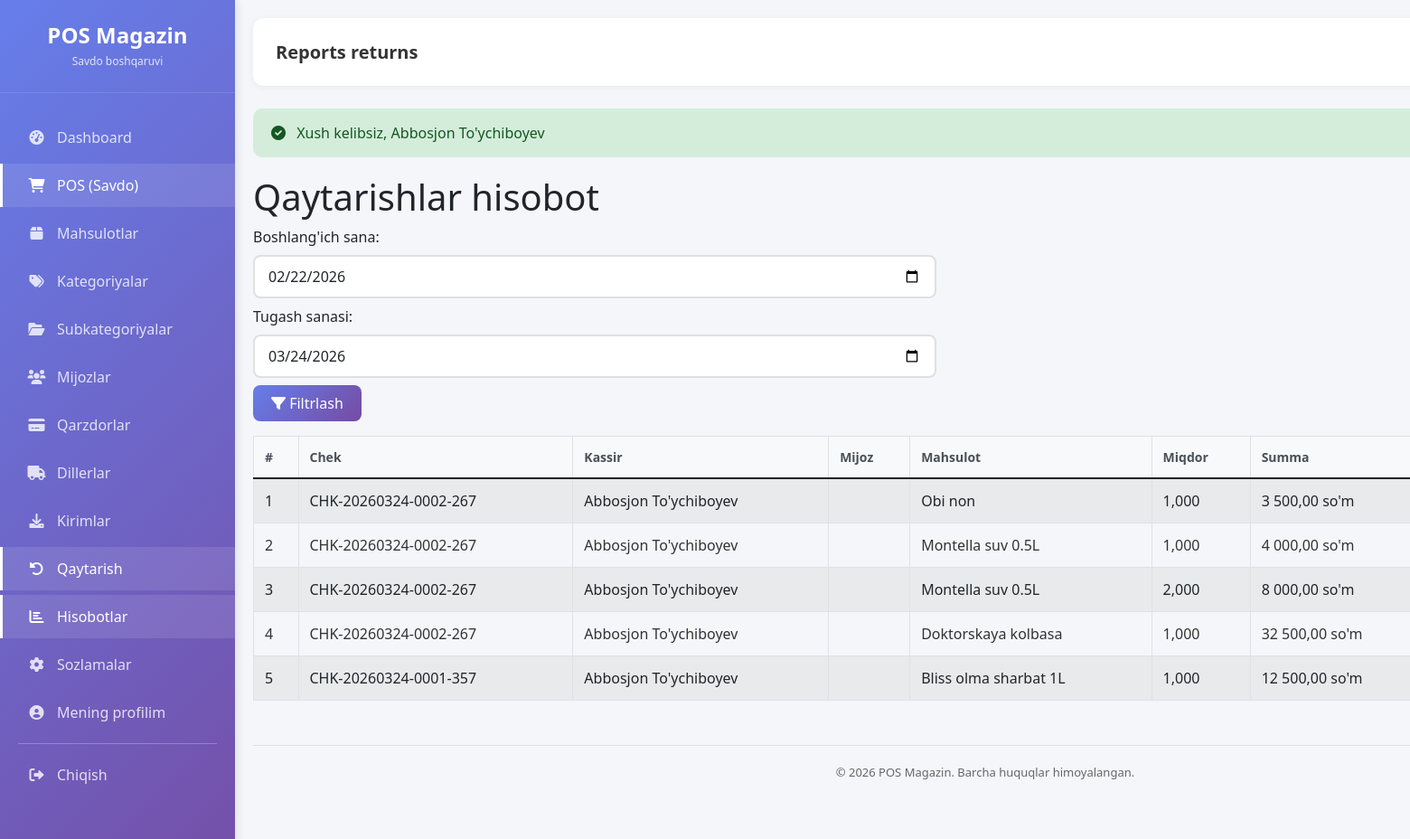
The page /reports/returns (signed in) on the database as committed earlier.
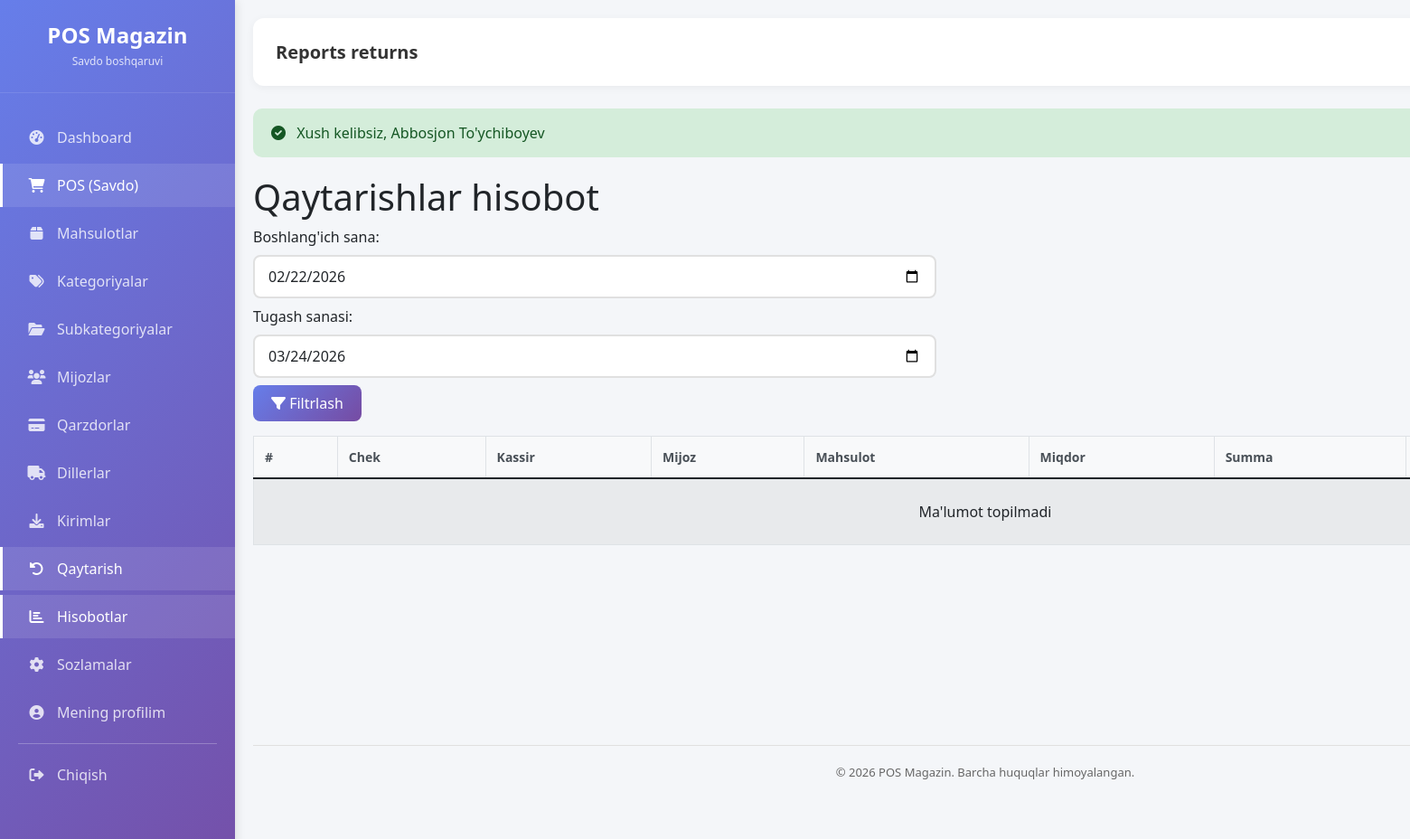
The same page on the database as committed later.
### tables this page shows
CREATE TABLE `qaytarishlar` (
  `id` int(20) UNSIGNED NOT NULL,
  `savdo_id` int(20) UNSIGNED NOT NULL COMMENT 'Asosiy savdo (chek) ID si',
  `savdo_tarkibi_id` int(20) UNSIGNED DEFAULT NULL COMMENT 'Savdo tarkibidagi aniq qator ID si (agar kerak bo‘lsa)',
  `mahsulot_id` int(20) UNSIGNED NOT NULL COMMENT 'Qaytarilgan mahsulot ID si',
  `miqdor` int(11) NOT NULL COMMENT 'Qaytarilgan miqdor',
  `summa` decimal(12,2) NOT NULL COMMENT 'Qaytarilgan summa',
  `sabab` varchar(255) DEFAULT NULL COMMENT 'Qaytarish sababi',
  `foydalanuvchi_id` int(20) UNSIGNED NOT NULL COMMENT 'Qaytarishni amalga oshirgan kassir ID si',
  `qaytarilgan_vaqt` timestamp NULL DEFAULT current_timestamp() COMMENT 'Qaytarish vaqti'
);

CREATE TABLE `savdolar` (
  `id` int(20) UNSIGNED NOT NULL,
  `chek_raqami` varchar(50) NOT NULL,
  `kassir_id` bigint(20) UNSIGNED NOT NULL,
  `kassa_smena_id` bigint(20) UNSIGNED DEFAULT NULL,
  `mijoz_id` bigint(20) UNSIGNED DEFAULT NULL,
  `tolov_usuli` enum('NAQD','KARTA','OTKAZMA','ARALASH') NOT NULL DEFAULT 'NAQD',
  `tolov_holati` enum('TOLANGAN','QISMAN','NASIYA') NOT NULL DEFAULT 'TOLANGAN',
  `umumiy_summa` decimal(12,2) NOT NULL DEFAULT 0.00,
  `chegirma_summa` decimal(12,2) NOT NULL DEFAULT 0.00,
  `yakuniy_summa` decimal(12,2) NOT NULL DEFAULT 0.00,
  `tolangan_summa` decimal(12,2) NOT NULL DEFAULT 0.00,
  `qarz_summa` decimal(12,2) NOT NULL DEFAULT 0.00,
  `holat` enum('QORALAMA','YAKUNLANGAN','BEKOR') NOT NULL DEFAULT 'YAKUNLANGAN',
  `sotilgan_vaqt` datetime NOT NULL DEFAULT current_timestamp(),
  `izoh` varchar(255) DEFAULT NULL,
  `yaratilgan_vaqt` timestamp NULL DEFAULT current_timestamp(),
  `yangilangan_vaqt` timestamp NULL DEFAULT current_timestamp() ON UPDATE current_timestamp()
);

CREATE TABLE `foydalanuvchilar` (
  `id` int(20) UNSIGNED NOT NULL,
  `rol_id` bigint(20) UNSIGNED NOT NULL,
  `fio` varchar(120) NOT NULL,
  `email` varchar(120) DEFAULT NULL,
  `telefon` varchar(30) DEFAULT NULL,
  `login` varchar(60) NOT NULL,
  `parol_hash` varchar(255) NOT NULL,
  `faol` tinyint(1) NOT NULL DEFAULT 1,
  `oxirgi_kirish_vaqt` timestamp NULL DEFAULT NULL,
  `yaratilgan_vaqt` timestamp NULL DEFAULT current_timestamp(),
  `yangilangan_vaqt` timestamp NULL DEFAULT current_timestamp() ON UPDATE current_timestamp(),
  `ochirilgan_vaqt` timestamp NULL DEFAULT NULL
);

CREATE TABLE `mahsulotlar` (
  `id` int(20) UNSIGNED NOT NULL,
  `kategoriya_id` bigint(20) UNSIGNED NOT NULL,
  `subkategoriya_id` bigint(20) UNSIGNED DEFAULT NULL,
  `nomi` varchar(160) NOT NULL,
  `shtrix_kod` varchar(80) NOT NULL,
  `birlik` varchar(30) NOT NULL DEFAULT 'dona',
  `kelish_narxi` decimal(12,2) NOT NULL DEFAULT 0.00,
  `sotish_narxi` decimal(12,2) NOT NULL DEFAULT 0.00,
  `miqdor` int(11) NOT NULL DEFAULT 0,
  `minimal_miqdor` int(11) NOT NULL DEFAULT 0,
  `faol` tinyint(1) NOT NULL DEFAULT 1,
  `yaratilgan_vaqt` timestamp NULL DEFAULT current_timestamp(),
  `yangilangan_vaqt` timestamp NULL DEFAULT current_timestamp() ON UPDATE current_timestamp(),
  `ochirilgan_vaqt` timestamp NULL DEFAULT NULL
);

### app/Controllers/Controller.php (called while the page is built, shortened)
<?php
abstract class Controller {
    protected function view($view, $data = [], $layout = 'main') {
        $viewPath = APP_PATH . '/Views/pages/' . $view . '.php';
        extract($data);
        require $viewPath;
    }
}

### app/Controllers/ReportController.php (called while the page is built, shortened)
<?php
class ReportController extends Controller {
    private $reportModel;
    public function __construct() {
        $this->reportModel = new Report();
    }
    public function returns() {
        $startDate = $_GET['start_date'] ?? date('Y-m-d', strtotime('-30 days'));
        $endDate = $_GET['end_date'] ?? date('Y-m-d');
        $returns = $this->reportModel->getReturnReport($startDate, $endDate);
        $this->view('reports/returns', [
            'returns' => $returns,
            'startDate' => $startDate,
            'endDate' => $endDate
        ]);
    }
}

### config/database.php (called while the page is built)
<?php
class Database {
    private static $connection = null;
    public static function getInstance() {
        if (self::$connection === null) {
            try {
                $host = getenv('DB_HOST') ?: 'localhost';
                $dbname = getenv('DB_NAME') ?: 'pos_magazin_uz';
                $user = getenv('DB_USER') ?: 'root';
                $pass = getenv('DB_PASS') ?: '';
                $dsn = "mysql:host=$host;dbname=$dbname;charset=utf8";
                self::$connection = new PDO($dsn, $user, $pass);
                self::$connection->setAttribute(PDO::ATTR_ERRMODE, PDO::ERRMODE_EXCEPTION);
            } catch (PDOException $e) {
                die("Database xatosi: " . $e->getMessage());
            }
        }
        return self::$connection;
    }
}

### app/Models/Model.php (called while the page is built, shortened)
<?php
abstract class Model {
    public function __construct() {
        $this->db = \Database::getInstance();
    }
}

### app/Models/Report.php (called while the page is built, shortened)
<?php
class Report extends Model {
    public function getReturnReport($startDate, $endDate) {
        try {
            $stmt = $this->db->prepare("
                SELECT
                    r.*,
                    s.chek_raqami,
                    u.fio as kassir_fio,
                    m.fio as mijoz_fio,
                    p.nomi as mahsulot_nomi
                FROM qaytarishlar r
                LEFT JOIN savdolar s ON s.id = r.savdo_id
                LEFT JOIN foydalanuvchilar u ON u.id = r.foydalanuvchi_id
                LEFT JOIN mijozlar m ON m.id = s.mijoz_id
                LEFT JOIN mahsulotlar p ON p.id = r.mahsulot_id
                WHERE DATE(r.qaytarilgan_vaqt) BETWEEN ? AND ?
                ORDER BY r.qaytarilgan_vaqt DESC
            ");
            $stmt->execute([$startDate, $endDate]);
            return $stmt->fetchAll();
        } catch (\PDOException $e) {
            error_log("Report::getReturnReport - DB error (possibly missing qaytarishlar table): " . $e->getMessage());
            return [];
        }
    }
}

### app/Views/pages/reports/returns.php (the view, shortened to what the rows shown need)
<div class="page-header">
    <h1>Qaytarishlar hisobot</h1>
</div>
<div class="mb-3 d-flex flex-wrap gap-2 align-items-center">
    <form class="d-flex flex-wrap gap-2" method="GET" action="/new-pos/reports/returns">
        <label class="form-label mb-0">Boshlang'ich sana:</label>
        <input type="date" name="start_date" class="form-control" value="<?= htmlspecialchars($startDate) ?>" required>
        <label class="form-label mb-0">Tugash sanasi:</label>
        <input type="date" name="end_date" class="form-control" value="<?= htmlspecialchars($endDate) ?>" required>
        <button class="btn btn-primary" type="submit"><i class="fas fa-filter"></i> Filtrlash</button>
    </form>
</div>
<div class="table-responsive">
    <table class="table table-bordered table-striped">
        <thead>
            <tr>
                <th>#</th>
                <th>Chek</th>
                <th>Kassir</th>
                <th>Mijoz</th>
                <th>Mahsulot</th>
                <th>Miqdor</th>
                <th>Summa</th>
                <th>Sabab</th>
            </tr>
        </thead>
        <tbody>
            <?php if (empty($returns)): ?>
                <tr><td colspan="9" class="text-center py-4">Ma'lumot topilmadi</td></tr>
            <?php else: ?>
                <?php foreach ($returns as $index => $item): ?>
                    <tr>
                        <td><?= $index + 1 ?></td>
                        <td><?= htmlspecialchars($item['chek_raqami'] ?? '') ?></td>
                        <td><?= htmlspecialchars($item['kassir_fio'] ?? '') ?></td>
                        <td><?= htmlspecialchars($item['mijoz_fio'] ?? '') ?></td>
                        <td><?= htmlspecialchars($item['mahsulot_nomi'] ?? '') ?></td>
                        <td><?= number_format($item['miqdor'] ?? 0, 3, ',', ' ') ?></td>
                        <td><?= number_format($item['summa'] ?? 0, 2, ',', ' ') ?> so'm</td>
                    </tr>
                <?php endforeach; ?>
            <?php endif; ?>
        </tbody>
    </table>
</div>

### public/index.php (shortened to what the rows shown need)
<?php
require_once __DIR__ . '/../config/database.php';
spl_autoload_register(function ($class) {
    $prefix = 'App\\';
    $base_dir = APP_PATH . '/';
    $len = strlen($prefix);
    $relative_class = substr($class, $len);
    $file = $base_dir . str_replace('\\', '/', $relative_class) . '.php';
});
$requestUri = $_SERVER['REQUEST_URI'];
$basePath = '/new-pos';
if (strpos($requestUri, $basePath) === 0) {
    $requestUri = substr($requestUri, strlen($basePath));
}
$requestUri = strtok($requestUri, '?');
$requestUri = str_replace('/public', '', $requestUri);
$requestUri = trim($requestUri, '/');
$routesFile = ROUTES_PATH . '/web.php';
$routes = require $routesFile;
$httpMethod = $_SERVER['REQUEST_METHOD'];
$isAjax = (!empty($_SERVER['HTTP_X_REQUESTED_WITH']) &&
    strtolower($_SERVER['HTTP_X_REQUESTED_WITH']) === 'xmlhttprequest');
$dispatchMethods = $isAjax ? ['AJAX', $httpMethod] : [$httpMethod];
route_dispatch($routes, $dispatchMethods, $requestUri);
function route_dispatch($routes, array $methods, $uri) {
    foreach ($methods as $method) {
        foreach ($routes[$method] as $pattern => $handler) {
        $pattern = trim($pattern, '/');
        $regexPattern = preg_replace('/\{[a-zA-Z0-9_]+\}/', '([^/]+)', $pattern);
        $regexPattern = '/^' . str_replace('/', '\/', $regexPattern) . '$/';
        if (preg_match($regexPattern, $uri, $matches)) {
            array_shift($matches);
            list($controller, $action) = $handler;
            $controllerInstance = new $controllerClass();
            call_user_func_array([$controllerInstance, $action], $matches);
            return;
        }
        }
    }
}

Rows that differ between the two databases and show on the page:
removed qaytarishlar: savdo.chek_raqami "CHK-20260324-0002-267", foydalanuvchi.fio "Abbosjon To'ychiboyev", mahsulot.nomi "Obi non", miqdor "1,000", summa "3 500,00"
removed qaytarishlar: savdo.chek_raqami "CHK-20260324-0002-267", foydalanuvchi.fio "Abbosjon To'ychiboyev", mahsulot.nomi "Montella suv 0.5L", miqdor "1,000", summa "4 000,00"
removed qaytarishlar: savdo.chek_raqami "CHK-20260324-0002-267", foydalanuvchi.fio "Abbosjon To'ychiboyev", mahsulot.nomi "Montella suv 0.5L", miqdor "2,000", summa "8 000,00"
removed qaytarishlar: savdo.chek_raqami "CHK-20260324-0002-267", foydalanuvchi.fio "Abbosjon To'ychiboyev", mahsulot.nomi "Doktorskaya kolbasa", miqdor "1,000", summa "32 500,00"
removed qaytarishlar: savdo.chek_raqami "CHK-20260324-0001-357", foydalanuvchi.fio "Abbosjon To'ychiboyev", mahsulot.nomi "Bliss olma sharbat 1L", miqdor "1,000", summa "12 500,00"
Other text that changed with them:
new list line: "Ma'lumot topilmadi"
